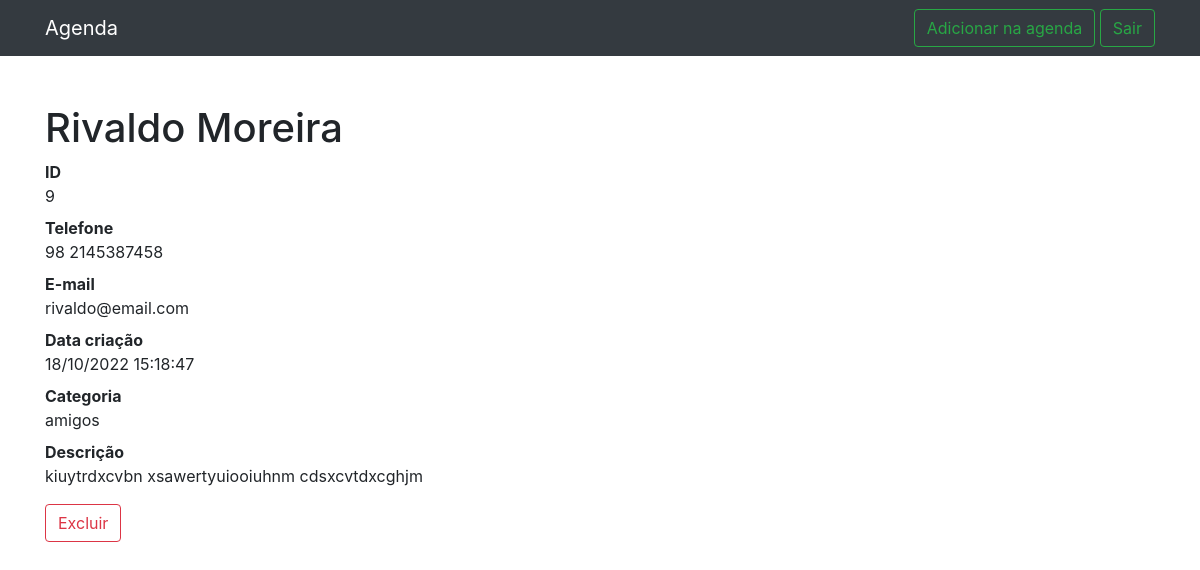
The app's page /9 (signed in) with its own data.
### contato/models.py (models this page shows, shortened)
class Contato(models.Model):
    nome = models.CharField(max_length= 50)
    sobrenome = models.CharField(max_length= 50, blank= True)
    telefone = models.CharField(max_length= 20)
    email = models.EmailField(max_length= 50, blank=True)
    data_criacao = models.DateTimeField(default= timezone.now)
    descricao = models.TextField(blank= True)
    categoria = models.ForeignKey(Categoria, on_delete= models.DO_NOTHING)
    mostrar = models.BooleanField(default= True)
    foto = models.ImageField(blank= True, upload_to='fotos/%Y/%m/%d')

class Categoria(models.Model):
    categoria = models.CharField(max_length= 50)
    def __str__(self) -> str:
        return self.categoria

### contato/views.py (the view)
# urls.py: path('<int:contato_id>', views.detalhes, name='detalhes'),
@login_required(redirect_field_name='login')
def detalhes(request, contato_id):
    contato = get_object_or_404(Contato, id= contato_id)
    if not contato.mostrar:
        messages.add_message(request, messages.ERROR, 'Este contato está oculto.')
        return redirect('index')
    return render(request, 'detalhes.html', {'contato': contato})

### contato/templates/detalhes.html (shortened to what this page needs)
{% extends 'base.html' %}
{% block conteudo %}
    <h1 class="mt-5">{{contato.nome}} {{contato.sobrenome}}</h1>
    <dl>
    <dt>ID</dt>
    <dd>{{contato.id}}</dd>
    <dt>Telefone</dt>
    <dd>{{contato.telefone}}</dd>
    <dt>E-mail</dt>
    <dd>{{contato.email}}</dd>
    <dt>Data criação</dt>
    <dd>{{contato.data_criacao|date:'d/m/Y H:i:s'}}</dd>
    <dt>Categoria</dt>
    <dd>{{contato.categoria}}</dd>
    <dt>Descrição</dt>
    <dd>{{contato.descricao}}</dd>
    </dl>
    <a href="{% url 'excluir' contato.id %}" class="btn btn-outline-danger my-2 my-sm-0">Excluir</a>
{% endblock conteudo %}

### records on screen
Contato: nome "Rivaldo", sobrenome "Moreira", id "9", telefone "98 2145387458", email "rivaldo@email.com", data_criacao "18/10/2022 15:18:47", categoria "amigos", descricao "kiuytrdxcvbn xsawertyuiooiuhnm cdsxcvtdxcghjm"
